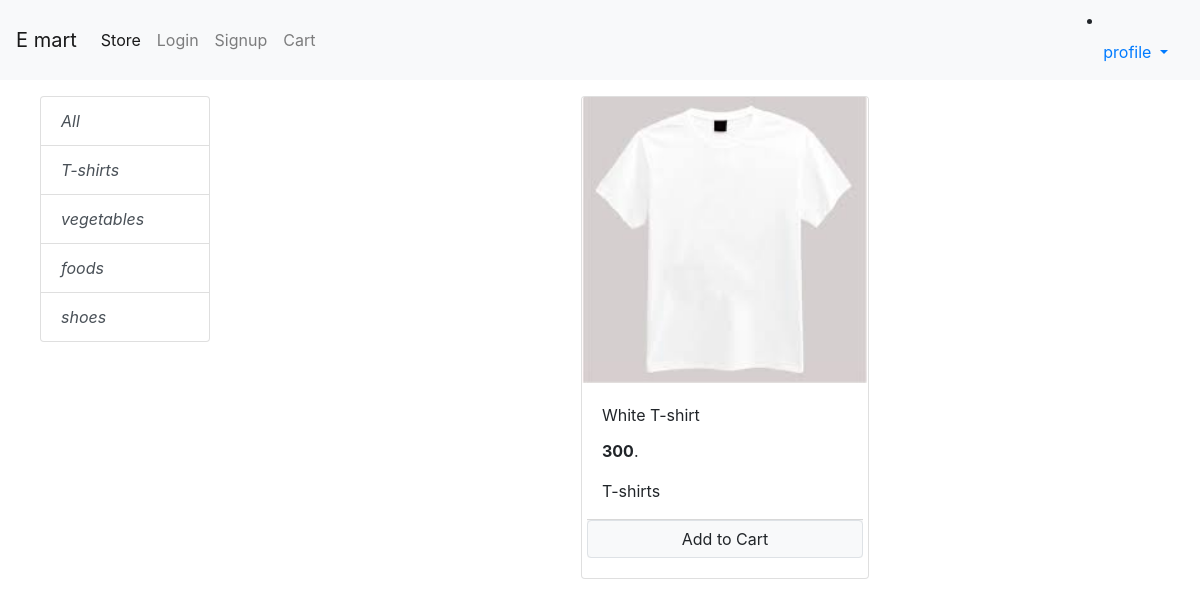
Screenshot of /?cateogry=1 with the database file from the repository.
### store/models/catrogry.py (models this page shows, shortened)
class Cateogrie(models.Model):
    name=models.CharField(max_length=20)
    @staticmethod
    def get_all_cateogries():
       return Cateogrie.objects.all()

### store/models/product.py (models this page shows, shortened)
class Product(models.Model):
    name = models.CharField(max_length=50)
    price = models.IntegerField(default=0)
    description = models.CharField(max_length=200,null=True,default='')
    image = models.ImageField(upload_to='uploads/products')
    cateogry=models.ForeignKey(Cateogrie,on_delete=models.CASCADE)
    @staticmethod
    def get_all_poduct_byID(cateogry_id):
       if cateogry_id:
          return Product.objects.filter(cateogry=cateogry_id)
       else:
           return Product.get_all_poduct();

### store/views.py (the view, shortened to what this page needs)
# urls.py: path('',Index.as_view(), name='homepage'),
class Index(View):
    def get(self, request):
        cart=request.session.get('cart')
        if not cart:
            request.session['cart']={}
        prodd = None
        cateogry = Cateogrie.get_all_cateogries();
        cid = request.GET.get('cateogry')
        if cid:
            prodd = Product.get_all_poduct_byID(cid)
        else:
            prodd = Product.get_all_poduct()
        data = {}
        data['products'] = prodd
        data['cateogry'] = cateogry
        return render(request, 'index.html', data)

### store/templatetags/cart.py (called while the page is built)
@register.filter(name='is_in_cart')
def id_in_cart(product,cart):
    keys=cart.keys()
    for id in keys:
        if int(id)==product.id:
          return True
    return False

### store/templates/index.html (shortened to what this page needs)
{% extends 'base.html' %}
{% block content %}
{% load cart %}
<div class="container-fluid mt-3">
   <div class="row">
    <div class="col-lg-2 mx-auto" >
     <i class="fa fa-align-left" aria-hidden="true">
      <div class="list-group" alin >
        <a href="/?" class="list-group-item list-group-item-action">All</a>
        {% for cat in cateogry %}
        <a href="/?cateogry={{cat.id}}" class="list-group-item list-group-item-action">{{ cat.name }}</a>
        {% endfor %}
      </div>
     </i>
    </div>
     <div id="products" class="col-lg-9 mx-auto" >
      <div class="row mx-auto">
        {%  for pro in products  %}
           <div class="card mx-auto mb-3" id={{pro.id}} style="width: 18rem;">
          <img src="{{pro.image.url}}" class="card-img-top" alt="...">
          <div class="card-body">
            <P class="card-title">{{pro.name}}</P>
              <p class="card-text"><b>{{pro.price}}</b>.</p>
              <p class="card-text">{{pro.cateogry.name}}</p>
         <div class="card-footer p-0 row nu-gutter">
          {% if pro|is_in_cart:request.session.cart %}
        </div>
        <div class="row">
          <form action="/#{{pro.id}}" method="POST" class="col-2">
            {% csrf_token %}
          <input  type="text" name="product" id="product" hidden value="{{pro.id}}">
          <input  type="text" name="remove"  id="remove" hidden value="True">
          <input type="submit" class=" btn btn-block btn-secondary" value="-">
         </form>
          <div class="text-center col">{{pro|cart_count:request.session.cart}} in cart</div>
         <form action="/#{{pro.id}}" method="POST" class="col-2">
            {% csrf_token %}
          <input  type="text" name="product" id="product" hidden value="{{pro.id}}">
          <input type="submit" class=" btn btn-block btn-secondary" value="+">
         </form>
        </div>
          </div>
        {% else %}
              <form action="/#{{pro.id}}" method="POST" class="btn-block">
                <input  type="submit" class="float-right btn btn-light border form-control" value="Add to Cart">
              </form>
           {% endif %}
           </div>
        {% endfor %}
        </div>
     </div>
   </div>
</div>
{% endblock %}

### rows the page displays
Cateogrie: name "T-shirts"
Cateogrie: name "vegetables"
Cateogrie: name "foods"
Cateogrie: name "shoes"
Product: {{ pro.id }} 1 (drawn), image (picture), name "White T-shirt", price "300", cateogry.name "T-shirts"
